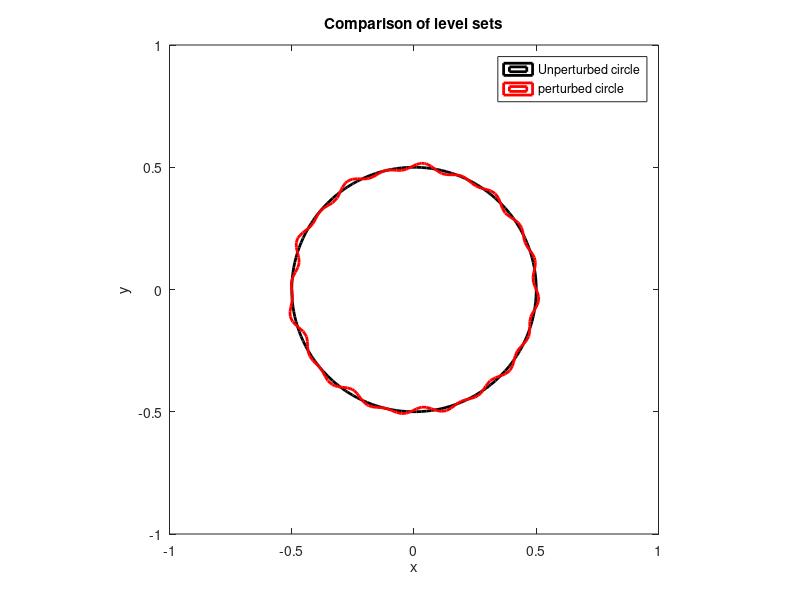

The MATLAB script that drew this image:
% level set and initial perturbation prototyping
clear; close all; clc

% A level set function is a scalar field where the interface is represented as a contour of the field.
% the sign of the funciton usually gives info about the locaiton of the point relative to the interface/contour
% usually initialized as a signed distance funciton

%% define grid
nx = 100;
ny = 100;
x = linspace(-1,1,nx);
y = linspace(-1,1,ny);
[XX, YY] = meshgrid(x,y);

%% geometry definition
dctrx = 0; % x-center coordinate
dctry = 0; % y-center coordinate
dctrz = 0; % z-cetner coordinate
d0 = 1.0;  % diameter
r0 = d0/2; % radius
epsilon = d0*[0.01, 0.007, 0.005]; % amplitude of our perturbation
mode = [20, 11, 10];                 % wave number modes for our perturbation (spatial frequency of wave, 2pi/lambda) lambda=linear wavelength
phase = [pi,pi,0];             % phase shifts (offset of waves)
theta = atan2(YY-dctry,XX-dctrx);  % compute polar angle for each point (we use atan2 to keep track of the quadrant (matlab funciton) instead of just atan)

% compute total perturbation based (summation of modes)
perturbation = zeros(size(theta));
for i=1:length(mode)
    perturbation = perturbation + epsilon(i)*sin(mode(i)*theta + phase(i));
end

% define level sets (unperturbed and perturbed)
phi_unperturbed = sqrt(((XX - dctrx).^2) + (YY - dctry).^2) - r0;
phi_perturbed   = sqrt(((XX - dctrx).^2) + (YY - dctry).^2) - (r0 + perturbation);

% % plot unperturbed level set
% figure;
% contourf(XX,YY,phi_unperturbed,50,'linecolor','none')  % plot filled contours
% hold on
% contour(XX,YY,phi_unperturbed,[0 0],'k','LineWidth',2) % plot level set zero
% axis equal; colorbar; colormap('turbo');
% title('2D level set of an unperturbed circle'); xlabel('x'); ylabel('y')
% 
% % plot perturbed level set
% figure;
% contourf(XX, YY, phi_perturbed, 50, 'LineColor', 'none');   % plot filled contours
% hold on;
% contour(XX, YY, phi_perturbed, [0 0], 'k', 'LineWidth', 2); % plot level set zero
% axis equal; colorbar; colormap('turbo')
% title('2D Multi-Mode Perturbed Circle (Level Set)'); xlabel('x'); ylabel('y')

% overlay the 0 level to compare
figure
contour(XX,YY,phi_unperturbed,[0 0],'k','LineWidth',2) % plot level set zero
hold on
contour(XX, YY, phi_perturbed, [0 0], 'r', 'LineWidth', 2); % perturbed interface
axis equal; 
xlabel('x'); ylabel('y'); legend('Unperturbed circle','perturbed circle')
title('Comparison of level sets')
